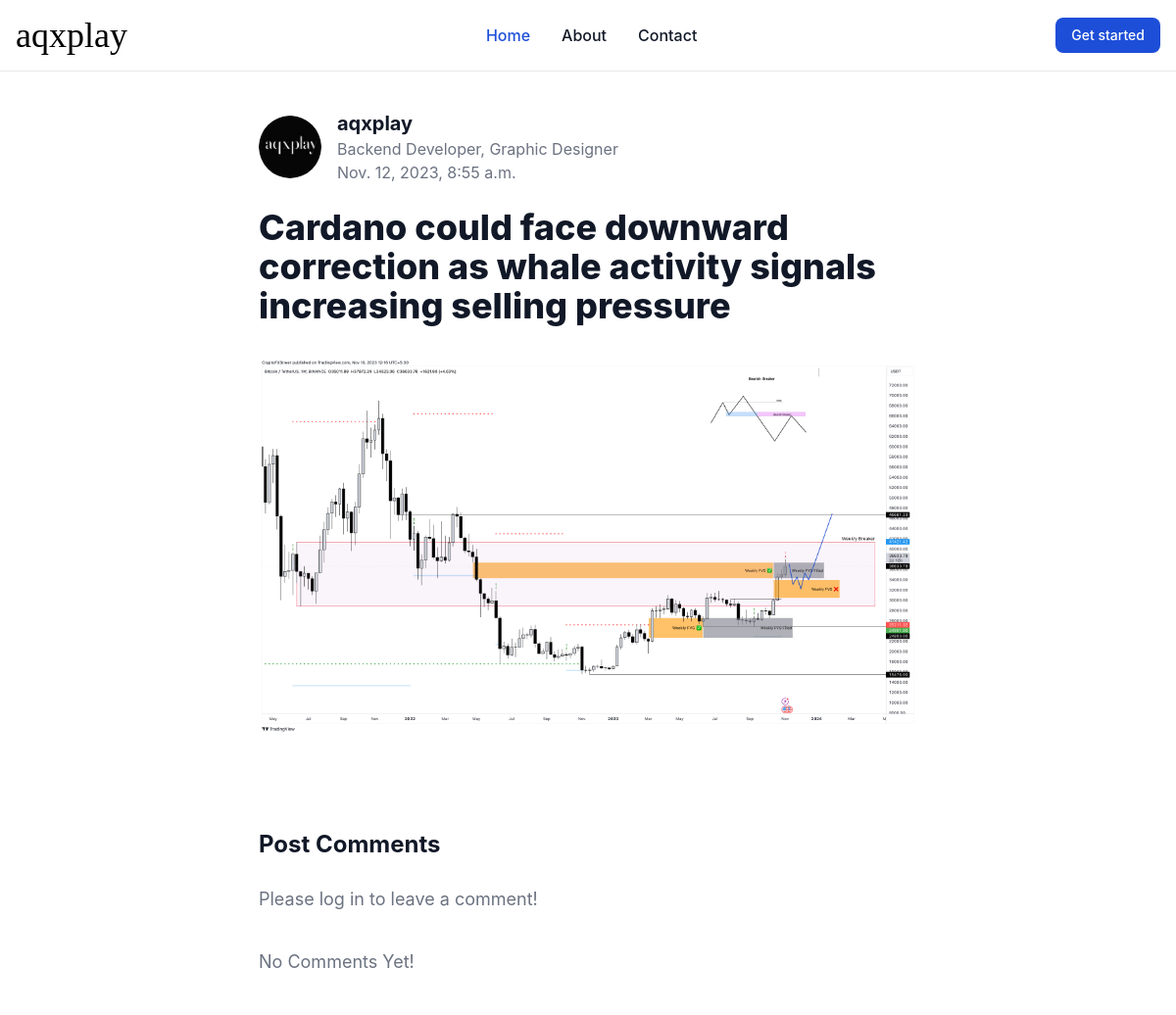
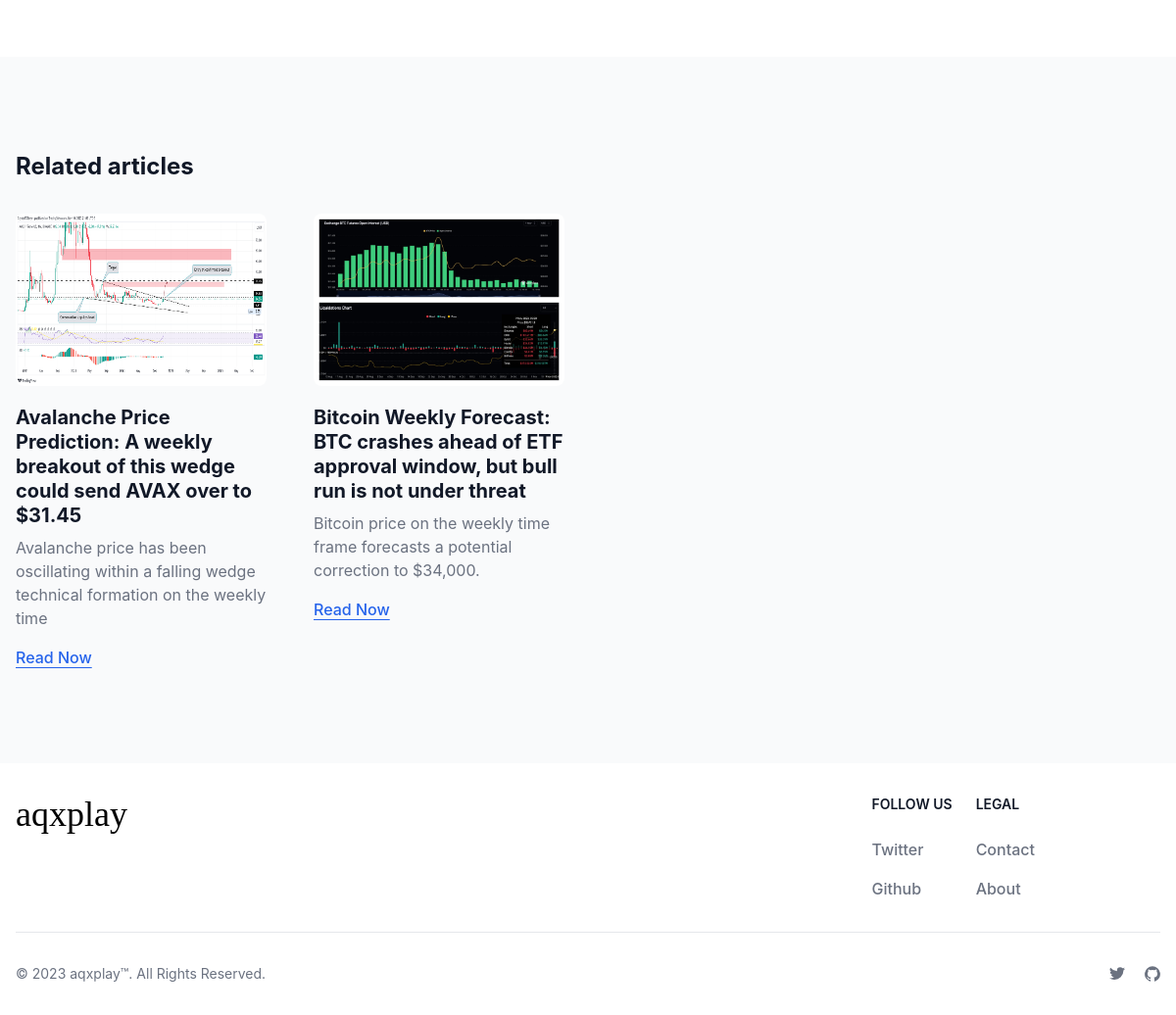
Page /article/5 on the committed database (2 pictures, top to bottom).
### home/models.py (models this page shows, shortened)
class Post(models.Model):
    title = models.CharField( max_length=120)
    image = models.ImageField(upload_to="uploads/",default=1)
    date = models.DateTimeField(auto_now=True)
    category = models.ForeignKey(Category, on_delete=models.CASCADE,default=1)
    display_text = models.TextField(max_length=100)
    content = ty_models.HTMLField()

### home/views.py (the view)
# urls.py: path("article/<int:pk>", article, name="article"),
def article(request, pk):
    post = get_object_or_404(Post, id=pk)
    comments = Comment.objects.filter(post=post)
    if request.method == "POST":
        content = request.POST.get('body')
        user = request.user  # This assumes the user is logged in
        Comment.objects.create(body=content, name=user, post=post)
        comments = Comment.objects.filter(post=post)
        return redirect('article', pk=pk)
    recommended_posts = Post.objects.exclude(id=pk).order_by('?')[:5]
    return render(request, 'article.html', {'post': post, 'comments': comments, 'recommended_posts': recommended_posts})

### templates/article.html (shortened to what this page needs)
{% extends "base.html" %}
{% block body %}
{% load static %}
<main class="pt-8 pb-16 lg:pt-16 lg:pb-24 bg-white light:bg-gray-900 antialiased">
    <br>
    <br>
    <div class="flex justify-between px-4 mx-auto max-w-screen-xl ">
        <article class="mx-auto w-full max-w-2xl format format-sm sm:format-base lg:format-lg format-blue light:format-invert">
            <header class="mb-4 lg:mb-6 not-format">
                <address class="flex items-center mb-6 not-italic">
                    <div class="inline-flex items-center mr-3 text-sm text-gray-900 light:text-white">
                        <img class="mr-4 w-16 h-16 rounded-full" src="{% static 'favicon.ico' %}" alt="aqxplay">
                        <div>
                            <a href="/about" rel="author" class="text-xl font-bold text-gray-900 light:text-white">aqxplay</a>
                            <p class="text-base text-gray-500 light:text-gray-400">Backend Developer, Graphic Designer</p>
                            <p class="text-base text-gray-500 light:text-gray-400"><time pubdate datetime="2022-02-08" title="February 8th, 2022">{{post.date}}</time></p>
                        </div>
                    </div>
                </address>
                <h1 class="mb-4 text-3xl font-extrabold leading-tight text-gray-900 lg:mb-6 lg:text-4xl light:text-white">{{post.title}}</h1>
            </header>
            <figure>
                <img src="{{post.image.url}}" alt="" style="width: 100%; height: auto;">
            </figure>
            <br>
            <br>
            <section class="not-format">
                <div class="flex justify-between items-center mb-6">
                    <h2 class="text-lg lg:text-2xl font-bold text-gray-900 light:text-white">Post Comments</h2>
                </div>
                {% if user.is_authenticated %}
                <form class="mb-6" method="POST" action="">
                    {% csrf_token %}
                    <div class="py-2 px-4 mb-4 bg-white rounded-lg rounded-t-lg border border-gray-200 light:bg-gray-800 light:border-gray-700">
                        <label for="comment" class="sr-only">Your comment</label>
                        <textarea name="body" id="comment" rows="6"
                            class="px-0 w-full text-sm text-gray-900 border-0 focus:ring-0 light:text-white light:placeholder-gray-400 light:bg-gray-800"
                            placeholder="Write a comment..." required></textarea>
                    </div>
                    <button type="submit"
                        class="inline-flex items-center py-2.5 px-4 text-xs font-medium text-center text-white bg-primary-700 rounded-lg focus:ring-4 focus:ring-primary-200 light:focus:ring-primary-900 hover:bg-primary-800">
                        Post comment
                    </button>
                </form>
                {% else %}
                <p class="mt-6">Please log in to leave a comment!</p>
                {% endif %}
                <br>
                {% if not comments %}
                <h1>No Comments Yet!<h1>
                {% endif %}
            </section>
        </article>
    </div>
  </main>
  <aside aria-label="Related articles" class="py-8 lg:py-24 bg-gray-50 light:bg-gray-800">
    <div class="px-4 mx-auto max-w-screen-xl">
        <h2 class="mb-8 text-2xl font-bold text-gray-900 light:text-white">Related articles</h2>
        <div class="grid gap-12 sm:grid-cols-2 lg:grid-cols-4">
            {% for article in recommended_posts %}
            <article class="max-w-xs">
                <a href="#">
                    <img src="{{article.image.url}}" class="mb-5 rounded-lg h-44 w-72"  alt="Image 1">
                </a>
                <h2 class="mb-2 text-xl font-bold leading-tight text-gray-900 light:text-white">
                    <a href="{% url 'article' article.id %}">{{ article.title }}</a>
                </h2>
                <p class="mb-4 text-gray-500 light:text-gray-400">{{ article.display_text }}</p>
                <a href="{% url 'article' article.id %}" class="inline-flex items-center font-medium underline underline-offset-4 text-primary-600 light:text-primary-500 hover:no-underline">
                    Read Now
                </a>
            </article>
            {% endfor %}
        </div>
    </div>
  </aside>
{% endblock body %}

### rows in the picture
Post: date "Nov. 12, 2023, 8:55 a.m.", title "Cardano could face downward correction as whale activity signals increasing selling pressure", image (picture)
Post: image (picture), title "Avalanche Price Prediction: A weekly breakout of this wedge could send AVAX over to $31.45", display_text "Avalanche price has been oscillating within a falling wedge technical formation on the weekly time"
Post: image (picture), title "Bitcoin Weekly Forecast: BTC crashes ahead of ETF approval window, but bull run is not under threat", display_text "Bitcoin price on the weekly time frame forecasts a potential correction to $34,000."
